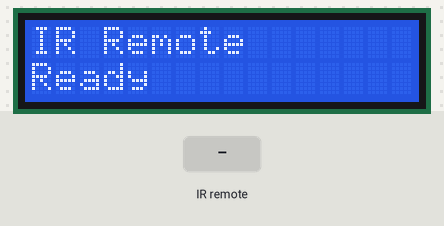
Recording of a sketch running on a simulated Arduino Uno, built with avr-gcc and run on an emulated ATmega328P. On the bench: 16×2 character LCD. The test bench sets the inputs (shaded band). What the sketch prints to the serial monitor is not drawn.

Above: at 1.2 s.
1.3 s: infrared code 0xBA45FF00 received
At 1.6 s:
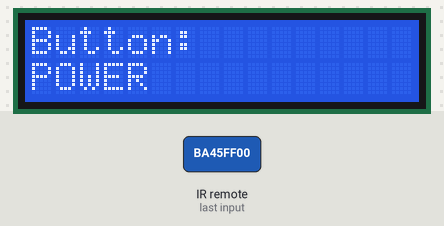
2.8 s: infrared code 0xB946FF00 received
At 3.9 s:
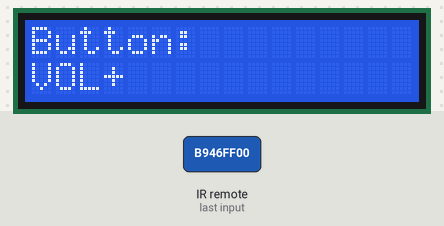
4.3 s: infrared code 0xB847FF00 received
At 5.2 s:
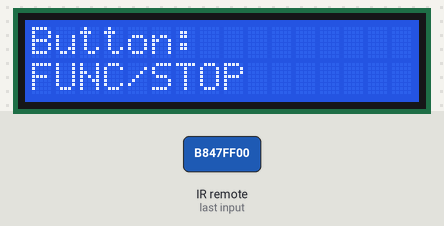
5.8 s: infrared code 0xBB44FF00 received
At 6.4 s:
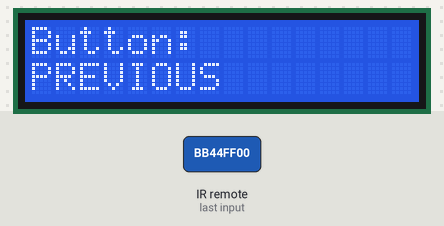
7.3 s: infrared code 0xBF40FF00 received
At 8.5 s:
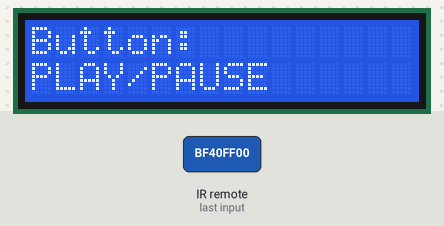
8.8 s: infrared code 0xF609FF00 received
At 9.6 s:
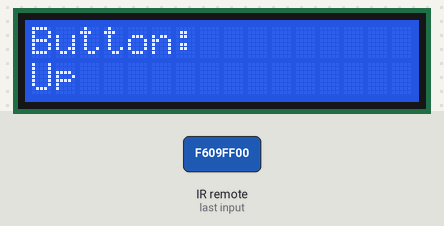
Timing chart, 0 to 11.3 s (numbered marks = the images above; inputs shaded):
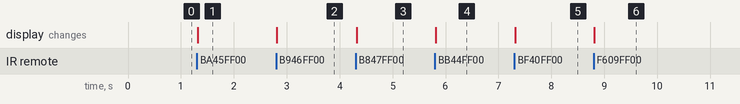

Measured:
- after the input at 1.3 s, the display: changes at once (image 1)
- after the input at 2.8 s, the display: changes at once (image 2)
- after the input at 4.3 s, the display: changes at once (image 3)
- after the input at 5.8 s, the display: changes at once (image 4)
- after the input at 7.3 s, the display: changes at once (image 5)
- after the input at 8.8 s, the display: changes at once (image 6)

The sketch:

IR_RemoteButtons_LCD.ino
```cpp
#include <Wire.h>
#include <LiquidCrystal_I2C.h>
#include <IRremote.hpp>

#define IR_RECEIVE_PIN 2

LiquidCrystal_I2C lcd(0x27, 16, 2);

void showButton(String text)
{
  Serial.println(text);

  lcd.clear();
  lcd.setCursor(0,0);
  lcd.print("Button:");
  lcd.setCursor(0,1);
  lcd.print(text);
}

void setup()
{
  Serial.begin(9600);

  lcd.init();
  lcd.backlight();

  lcd.setCursor(0,0);
  lcd.print("IR Remote");
  lcd.setCursor(0,1);
  lcd.print("Ready");

  IrReceiver.begin(IR_RECEIVE_PIN, ENABLE_LED_FEEDBACK);
}

void loop()
{
  if (IrReceiver.decode())
  {
    uint32_t code = IrReceiver.decodedIRData.decodedRawData;

    switch(code)
    {
      case 0xBA45FF00:
        showButton("POWER");
        break;

      case 0xB946FF00:
        showButton("VOL+");
        break;

      case 0xB847FF00:
        showButton("FUNC/STOP");
        break;

      case 0xBB44FF00:
        showButton("PREVIOUS");
        break;

      case 0xBF40FF00:
        showButton("PLAY/PAUSE");
        break;

      case 0xF609FF00:
        showButton("Up");
        break;

      case 0xF807FF00:
        showButton("DOWN");
        break;

      case 0xEA15FF00:
        showButton("VOL-");
        break;
0
      ;case 0xF20DFF00:
        showButton("Repeat");
        break;

      case 0xE916FF00:
        showButton("0");
        break;

      case 0xF30CFF00:
        showButton("1");
        break;

      case 0xE718FF00:
        showButton("2");
        break;

      case 0xA15EFF00:
        showButton("3");
        break;

      case 0xF708FF00:
        showButton("4");
        break;

      case 0xE31CFF00:
        showButton("5");
        break;

      case 0xA55AFF00:
        showButton("6");
        break;

      case 0xBD42FF00:
        showButton("7");
        break;

        case 0xB54AFF00:
        showButton("9");
        break;

      default:
        Serial.print("Unknown: 0x");
        Serial.println(code, HEX);

        lcd.clear();
        lcd.print("Unknown");
        lcd.setCursor(0,1);
        lcd.print(code, HEX);
        break;
    }

    IrReceiver.resume();
  }
}
```
